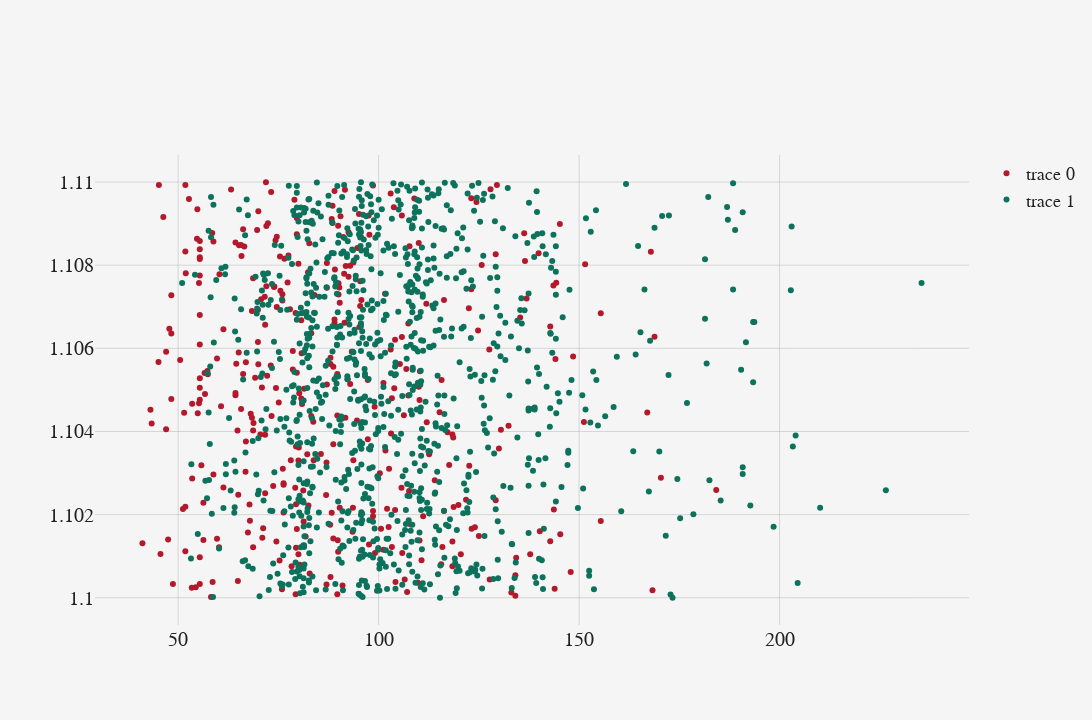

Here is the notebook cell this chart was saved with:
### Code cell
fig = isb.Figure()

df_hfj_sale = get_sales_filtered_by(city_name='Reykjavíkurborg')

fig.add_scatter(
    y = df_hfj_sale.city_name.apply(lambda x: 1.1 + np.random.random()/100),
    x = df_hfj_sale.square_meters,
    mode = 'markers',
    marker = dict(
        color = fig.colors(1)
    )
)
df_hfj_list = get_listings_filtered_by(city_name='Reykjavíkurborg')

fig.add_scatter(
    y = df_hfj_list.city_name.apply(lambda x: 1.1 + np.random.random()/100),
    x = df_hfj_list.square_meters,
    mode = 'markers',
    marker = dict(
        color = fig.colors(0)
    )
)

### Figure 1 — Plotly figure (JSON) as saved in the notebook; plotly's stock layout.template omitted (floating-point values rounded to 4 significant figures; data arrays with more than 128 entries replaced by an {"elided": "..."} marker saying what was removed)
{"data": [{"marker": {"color": "rgb(180, 24, 43)"}, "mode": "markers", "type": "scatter", "x": {"elided": "362 float values"}, "y": {"elided": "362 float values"}}, {"marker": {"color": "rgb(13, 114, 92)"}, "mode": "markers", "type": "scatter", "x": {"elided": "1001 float values"}, "y": {"elided": "1001 float values"}}], "layout": {"autosize": false, "font": {"color": "#212121", "family": "TT Norms Pro"}, "height": 720, "legend": {"font": {"color": "#212121", "family": "TT Norms Pro", "size": 18}}, "margin": {"b": 95, "l": 95, "r": 95, "t": 155}, "paper_bgcolor": "#f5f5f5", "plot_bgcolor": "#f5f5f5", "width": 1280, "xaxis": {"gridcolor": "rgba(192, 192, 192, 0.6)", "tickfont": {"color": "#212121", "family": "TT Norms Pro", "size": 20}, "title": {"font": {"color": "#212121", "family": "TT Norms Pro", "size": 24}}, "zerolinecolor": "rgba(192, 192, 192, 0.6)", "zerolinewidth": 0}, "xaxis10": {"gridcolor": "rgba(192, 192, 192, 0.6)", "tickfont": {"color": "#212121", "family": "TT Norms Pro", "size": 20}, "title": {"font": {"color": "#212121", "family": "TT Norms Pro", "size": 24}}, "zerolinecolor": "rgba(192, 192, 192, 0.6)", "zerolinewidth": 0}, "xaxis11": {"gridcolor": "rgba(192, 192, 192, 0.6)", "tickfont": {"color": "#212121", "family": "TT Norms Pro", "size": 20}, "title": {"font": {"color": "#212121", "family": "TT Norms Pro", "size": 24}}, "zerolinecolor": "rgba(192, 192, 192, 0.6)", "zerolinewidth": 0}, "xaxis12": {"gridcolor": "rgba(192, 192, 192, 0.6)", "tickfont": {"color": "#212121", "family": "TT Norms Pro", "size": 20}, "title": {"font": {"color": "#212121", "family": "TT Norms Pro", "size": 24}}, "zerolinecolor": "rgba(192, 192, 192, 0.6)", "zerolinewidth": 0}, "xaxis13": {"gridcolor": "rgba(192, 192, 192, 0.6)", "tickfont": {"color": "#212121", "family": "TT Norms Pro", "size": 20}, "title": {"font": {"color": "#212121", "family": "TT Norms Pro", "size": 24}}, "zerolinecolor": "rgba(192, 192, 192, 0.6)", "zerolinewidth": 0}, "xaxis14": {"gridcolor": "rgba(192, 192, 192, 0.6)", "tickfont": {"color": "#212121", "family": "TT Norms Pro", "size": 20}, "title": {"font": {"color": "#212121", "family": "TT Norms Pro", "size": 24}}, "zerolinecolor": "rgba(192, 192, 192, 0.6)", "zerolinewidth": 0}, "xaxis15": {"gridcolor": "rgba(192, 192, 192, 0.6)", "tickfont": {"color": "#212121", "family": "TT Norms Pro", "size": 20}, "title": {"font": {"color": "#212121", "family": "TT Norms Pro", "size": 24}}, "zerolinecolor": "rgba(192, 192, 192, 0.6)", "zerolinewidth": 0}, "xaxis16": {"gridcolor": "rgba(192, 192, 192, 0.6)", "tickfont": {"color": "#212121", "family": "TT Norms Pro", "size": 20}, "title": {"font": {"color": "#212121", "family": "TT Norms Pro", "size": 24}}, "zerolinecolor": "rgba(192, 192, 192, 0.6)", "zerolinewidth": 0}, "xaxis17": {"gridcolor": "rgba(192, 192, 192, 0.6)", "tickfont": {"color": "#212121", "family": "TT Norms Pro", "size": 20}, "title": {"font": {"color": "#212121", "family": "TT Norms Pro", "size": 24}}, "zerolinecolor": "rgba(192, 192, 192, 0.6)", "zerolinewidth": 0}, "xaxis18": {"gridcolor": "rgba(192, 192, 192, 0.6)", "tickfont": {"color": "#212121", "family": "TT Norms Pro", "size": 20}, "title": {"font": {"color": "#212121", "family": "TT Norms Pro", "size": 24}}, "zerolinecolor": "rgba(192, 192, 192, 0.6)", "zerolinewidth": 0}, "xaxis19": {"gridcolor": "rgba(192, 192, 192, 0.6)", "tickfont": {"color": "#212121", "family": "TT Norms Pro", "size": 20}, "title": {"font": {"color": "#212121", "family": "TT Norms Pro", "size": 24}}, "zerolinecolor": "rgba(192, 192, 192, 0.6)", "zerolinewidth": 0}, "xaxis2": {"gridcolor": "rgba(192, 192, 192, 0.6)", "tickfont": {"color": "#212121", "family": "TT Norms Pro", "size": 20}, "title": {"font": {"color": "#212121", "family": "TT Norms Pro", "size": 24}}, "zerolinecolor": "rgba(192, 192, 192, 0.6)", "zerolinewidth": 0}, "xaxis20": {"gridcolor": "rgba(192, 192, 192, 0.6)", "tickfont": {"color": "#212121", "family": "TT Norms Pro", "size": 20}, "title": {"font": {"color": "#212121", "family": "TT Norms Pro", "size": 24}}, "zerolinecolor": "rgba(192, 192, 192, 0.6)", "zerolinewidth": 0}, "xaxis3": {"gridcolor": "rgba(192, 192, 192, 0.6)", "tickfont": {"color": "#212121", "family": "TT Norms Pro", "size": 20}, "title": {"font": {"color": "#212121", "family": "TT Norms Pro", "size": 24}}, "zerolinecolor": "rgba(192, 192, 192, 0.6)", "zerolinewidth": 0}, "xaxis4": {"gridcolor": "rgba(192, 192, 192, 0.6)", "tickfont": {"color": "#212121", "family": "TT Norms Pro", "size": 20}, "title": {"font": {"color": "#212121", "family": "TT Norms Pro", "size": 24}}, "zerolinecolor": "rgba(192, 192, 192, 0.6)", "zerolinewidth": 0}, "xaxis5": {"gridcolor": "rgba(192, 192, 192, 0.6)", "tickfont": {"color": "#212121", "family": "TT Norms Pro", "size": 20}, "title": {"font": {"color": "#212121", "family": "TT Norms Pro", "size": 24}}, "zerolinecolor": "rgba(192, 192, 192, 0.6)", "zerolinewidth": 0}, "xaxis6": {"gridcolor": "rgba(192, 192, 192, 0.6)", "tickfont": {"color": "#212121", "family": "TT Norms Pro", "size": 20}, "title": {"font": {"color": "#212121", "family": "TT Norms Pro", "size": 24}}, "zerolinecolor": "rgba(192, 192, 192, 0.6)", "zerolinewidth": 0}, "xaxis7": {"gridcolor": "rgba(192, 192, 192, 0.6)", "tickfont": {"color": "#212121", "family": "TT Norms Pro", "size": 20}, "title": {"font": {"color": "#212121", "family": "TT Norms Pro", "size": 24}}, "zerolinecolor": "rgba(192, 192, 192, 0.6)", "zerolinewidth": 0}, "xaxis8": {"gridcolor": "rgba(192, 192, 192, 0.6)", "tickfont": {"color": "#212121", "family": "TT Norms Pro", "size": 20}, "title": {"font": {"color": "#212121", "family": "TT Norms Pro", "size": 24}}, "zerolinecolor": "rgba(192, 192, 192, 0.6)", "zerolinewidth": 0}, "xaxis9": {"gridcolor": "rgba(192, 192, 192, 0.6)", "tickfont": {"color": "#212121", "family": "TT Norms Pro", "size": 20}, "title": {"font": {"color": "#212121", "family": "TT Norms Pro", "size": 24}}, "zerolinecolor": "rgba(192, 192, 192, 0.6)", "zerolinewidth": 0}, "yaxis": {"gridcolor": "rgba(192, 192, 192, 0.6)", "tickfont": {"color": "#212121", "family": "TT Norms Pro", "size": 20}, "title": {"font": {"color": "#212121", "family": "TT Norms Pro", "size": 24}}, "zerolinecolor": "rgba(192, 192, 192, 0.6)", "zerolinewidth": 0}, "yaxis10": {"gridcolor": "rgba(192, 192, 192, 0.6)", "tickfont": {"color": "#212121", "family": "TT Norms Pro", "size": 20}, "title": {"font": {"color": "#212121", "family": "TT Norms Pro", "size": 24}}, "zerolinecolor": "rgba(192, 192, 192, 0.6)", "zerolinewidth": 0}, "yaxis11": {"gridcolor": "rgba(192, 192, 192, 0.6)", "tickfont": {"color": "#212121", "family": "TT Norms Pro", "size": 20}, "title": {"font": {"color": "#212121", "family": "TT Norms Pro", "size": 24}}, "zerolinecolor": "rgba(192, 192, 192, 0.6)", "zerolinewidth": 0}, "yaxis12": {"gridcolor": "rgba(192, 192, 192, 0.6)", "tickfont": {"color": "#212121", "family": "TT Norms Pro", "size": 20}, "title": {"font": {"color": "#212121", "family": "TT Norms Pro", "size": 24}}, "zerolinecolor": "rgba(192, 192, 192, 0.6)", "zerolinewidth": 0}, "yaxis13": {"gridcolor": "rgba(192, 192, 192, 0.6)", "tickfont": {"color": "#212121", "family": "TT Norms Pro", "size": 20}, "title": {"font": {"color": "#212121", "family": "TT Norms Pro", "size": 24}}, "zerolinecolor": "rgba(192, 192, 192, 0.6)", "zerolinewidth": 0}, "yaxis14": {"gridcolor": "rgba(192, 192, 192, 0.6)", "tickfont": {"color": "#212121", "family": "TT Norms Pro", "size": 20}, "title": {"font": {"color": "#212121", "family": "TT Norms Pro", "size": 24}}, "zerolinecolor": "rgba(192, 192, 192, 0.6)", "zerolinewidth": 0}, "yaxis15": {"gridcolor": "rgba(192, 192, 192, 0.6)", "tickfont": {"color": "#212121", "family": "TT Norms Pro", "size": 20}, "title": {"font": {"color": "#212121", "family": "TT Norms Pro", "size": 24}}, "zerolinecolor": "rgba(192, 192, 192, 0.6)", "zerolinewidth": 0}, "yaxis16": {"gridcolor": "rgba(192, 192, 192, 0.6)", "tickfont": {"color": "#212121", "family": "TT Norms Pro", "size": 20}, "title": {"font": {"color": "#212121", "family": "TT Norms Pro", "size": 24}}, "zerolinecolor": "rgba(192, 192, 192, 0.6)", "zerolinewidth": 0}, "yaxis17": {"gridcolor": "rgba(192, 192, 192, 0.6)", "tickfont": {"color": "#212121", "family": "TT Norms Pro", "size": 20}, "title": {"font": {"color": "#212121", "family": "TT Norms Pro", "size": 24}}, "zerolinecolor": "rgba(192, 192, 192, 0.6)", "zerolinewidth": 0}, "yaxis18": {"gridcolor": "rgba(192, 192, 192, 0.6)", "tickfont": {"color": "#212121", "family": "TT Norms Pro", "size": 20}, "title": {"font": {"color": "#212121", "family": "TT Norms Pro", "size": 24}}, "zerolinecolor": "rgba(192, 192, 192, 0.6)", "zerolinewidth": 0}, "yaxis19": {"gridcolor": "rgba(192, 192, 192, 0.6)", "tickfont": {"color": "#212121", "family": "TT Norms Pro", "size": 20}, "title": {"font": {"color": "#212121", "family": "TT Norms Pro", "size": 24}}, "zerolinecolor": "rgba(192, 192, 192, 0.6)", "zerolinewidth": 0}, "yaxis2": {"gridcolor": "rgba(192, 192, 192, 0.6)", "tickfont": {"color": "#212121", "family": "TT Norms Pro", "size": 20}, "title": {"font": {"color": "#212121", "family": "TT Norms Pro", "size": 24}}, "zerolinecolor": "rgba(192, 192, 192, 0.6)", "zerolinewidth": 0}, "yaxis20": {"gridcolor": "rgba(192, 192, 192, 0.6)", "tickfont": {"color": "#212121", "family": "TT Norms Pro", "size": 20}, "title": {"font": {"color": "#212121", "family": "TT Norms Pro", "size": 24}}, "zerolinecolor": "rgba(192, 192, 192, 0.6)", "zerolinewidth": 0}, "yaxis3": {"gridcolor": "rgba(192, 192, 192, 0.6)", "tickfont": {"color": "#212121", "family": "TT Norms Pro", "size": 20}, "title": {"font": {"color": "#212121", "family": "TT Norms Pro", "size": 24}}, "zerolinecolor": "rgba(192, 192, 192, 0.6)", "zerolinewidth": 0}, "yaxis4": {"gridcolor": "rgba(192, 192, 192, 0.6)", "tickfont": {"color": "#212121", "family": "TT Norms Pro", "size": 20}, "title": {"font": {"color": "#212121", "family": "TT Norms Pro", "size": 24}}, "zerolinecolor": "rgba(192, 192, 192, 0.6)", "zerolinewidth": 0}, "yaxis5": {"gridcolor": "rgba(192, 192, 192, 0.6)", "tickfont": {"color": "#212121", "family": "TT Norms Pro", "size": 20}, "title": {"font": {"color": "#212121", "family": "TT Norms Pro", "size": 24}}, "zerolinecolor": "rgba(192, 192, 192, 0.6)", "zerolinewidth": 0}, "yaxis6": {"gridcolor": "rgba(192, 192, 192, 0.6)", "tickfont": {"color": "#212121", "family": "TT Norms Pro", "size": 20}, "title": {"font": {"color": "#212121", "family": "TT Norms Pro", "size": 24}}, "zerolinecolor": "rgba(192, 192, 192, 0.6)", "zerolinewidth": 0}, "yaxis7": {"gridcolor": "rgba(192, 192, 192, 0.6)", "tickfont": {"color": "#212121", "family": "TT Norms Pro", "size": 20}, "title": {"font": {"color": "#212121", "family": "TT Norms Pro", "size": 24}}, "zerolinecolor": "rgba(192, 192, 192, 0.6)", "zerolinewidth": 0}, "yaxis8": {"gridcolor": "rgba(192, 192, 192, 0.6)", "tickfont": {"color": "#212121", "family": "TT Norms Pro", "size": 20}, "title": {"font": {"color": "#212121", "family": "TT Norms Pro", "size": 24}}, "zerolinecolor": "rgba(192, 192, 192, 0.6)", "zerolinewidth": 0}, "yaxis9": {"gridcolor": "rgba(192, 192, 192, 0.6)", "tickfont": {"color": "#212121", "family": "TT Norms Pro", "size": 20}, "title": {"font": {"color": "#212121", "family": "TT Norms Pro", "size": 24}}, "zerolinecolor": "rgba(192, 192, 192, 0.6)", "zerolinewidth": 0}}}
